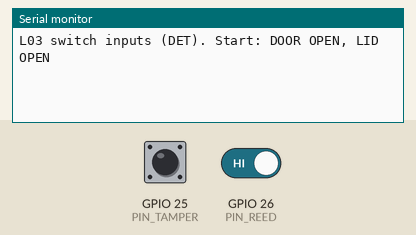
Recording of a sketch running on a simulated ESP32. On the bench: the last lines printed to the serial monitor. Inputs (shaded band) come from the test bench; at power-on: GPIO 25 (PIN_TAMPER) HIGH, GPIO 26 (PIN_REED) HIGH.

Above: at 1.7 s.
1.8 s: GPIO 25 (PIN_TAMPER) pulled LOW for 0.15 s
At 2.6 s:
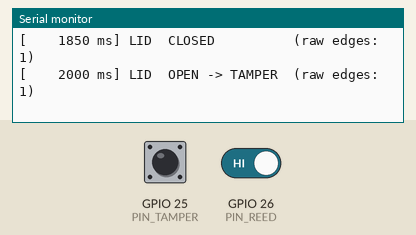
3.5 s: GPIO 26 (PIN_REED) driven LOW
At 4.4 s:
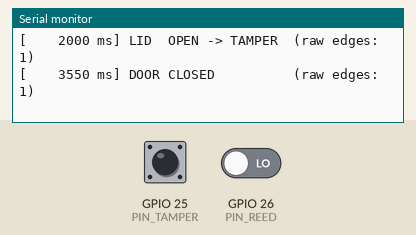
5.0 s: GPIO 26 (PIN_REED) driven HIGH
At 5.5 s:
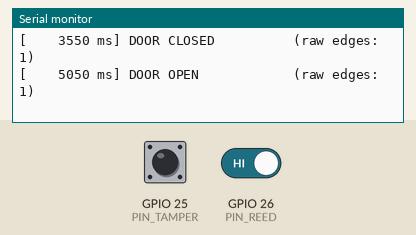
6.5 s: GPIO 25 (PIN_TAMPER) pulled LOW for 1 s
At 7.4 s:
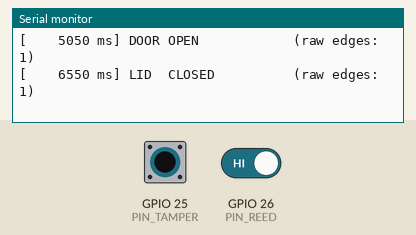
9.0 s: GPIO 25 (PIN_TAMPER) pulled LOW for 1 s
At 10.5 s:
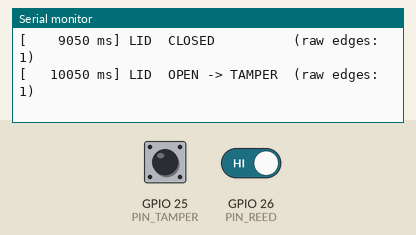
11.5 s: GPIO 26 (PIN_REED) driven LOW
At 12.9 s:
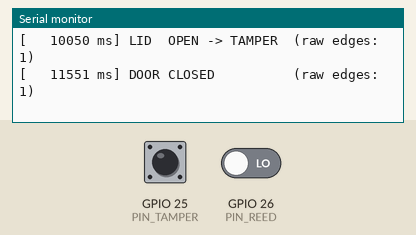

The sketch:

L03_switch_inputs.ino
```cpp
/*
 * L03_switch_inputs.ino  -  Lesson 03: door reed switch + tamper switch (DET, Board 2)
 * Reads two switch inputs with pull-ups, debounces them in software (50 ms)
 * and prints every state change with a timestamp and the number of raw edges
 * (bounces) seen during that change. Serial Monitor 115200.
 *
 * Wiring (see docs/learning/03_switch_inputs.md):
 *   GPIO26 <- reed switch to GND, 10k pull-up to 3V3, 100 nF to GND
 *   GPIO25 <- tamper microswitch (COM to GND, NO to pin), 10k pull-up, 100 nF
 */
const int PIN_REED   = 26;   // LOW = magnet near = door CLOSED
const int PIN_TAMPER = 25;   // LOW = lid presses switch = lid CLOSED
const uint32_t DEBOUNCE_MS = 50;

struct DebouncedInput {
  int      pin;
  const char *name;
  const char *lowText;     // meaning of LOW (switch closed)
  const char *highText;    // meaning of HIGH (switch open)
  int      raw;            // last raw reading
  int      stable;         // debounced state
  uint32_t lastEdgeMs;     // time of last raw change
  uint16_t edges;          // raw edges since last stable change
};

DebouncedInput reed   = {PIN_REED,   "DOOR", "CLOSED", "OPEN",              HIGH, HIGH, 0, 0};
DebouncedInput tamper = {PIN_TAMPER, "LID ", "CLOSED", "OPEN -> TAMPER",    HIGH, HIGH, 0, 0};

void initInput(DebouncedInput &in) {
  pinMode(in.pin, INPUT_PULLUP);         // internal pull-up as a backup to the external 10k
  in.raw = in.stable = digitalRead(in.pin);
  in.lastEdgeMs = millis();
}

void updateInput(DebouncedInput &in, uint32_t now) {
  int r = digitalRead(in.pin);
  if (r != in.raw) {                     // raw edge (could be bounce)
    in.raw = r;
    in.lastEdgeMs = now;
    in.edges++;
  }
  if (in.raw != in.stable && now - in.lastEdgeMs >= DEBOUNCE_MS) {   // quiet for 50 ms -> accept
    in.stable = in.raw;
    Serial.printf("[%8lu ms] %s %-15s (raw edges: %u)\n", (unsigned long)now, in.name,
                  in.stable == LOW ? in.lowText : in.highText, in.edges);
    in.edges = 0;
  }
}

void setup() {
  Serial.begin(115200);
  delay(500);
  initInput(reed);
  initInput(tamper);
  Serial.printf("L03 switch inputs (DET). Start: DOOR %s, LID %s\n",
                reed.stable == LOW ? "CLOSED" : "OPEN",
                tamper.stable == LOW ? "CLOSED" : "OPEN");
}

void loop() {
  uint32_t now = millis();
  updateInput(reed, now);
  updateInput(tamper, now);
}
```

Measured:
- after the input at 1.8 s, the serial monitor: prints a new line after 0.05 s (image 1)
- after the input at 3.5 s, the serial monitor: prints a new line after 0.05 s (image 2)
- after the input at 5.0 s, the serial monitor: prints a new line after 0.05 s (image 3)
- after the input at 6.5 s, the serial monitor: prints a new line after 0.05 s (image 4)
- after the input at 9.0 s, the serial monitor: prints a new line after 0.05 s (image 5)
- after the input at 11.5 s, the serial monitor: prints a new line after 0.05 s (image 6)
